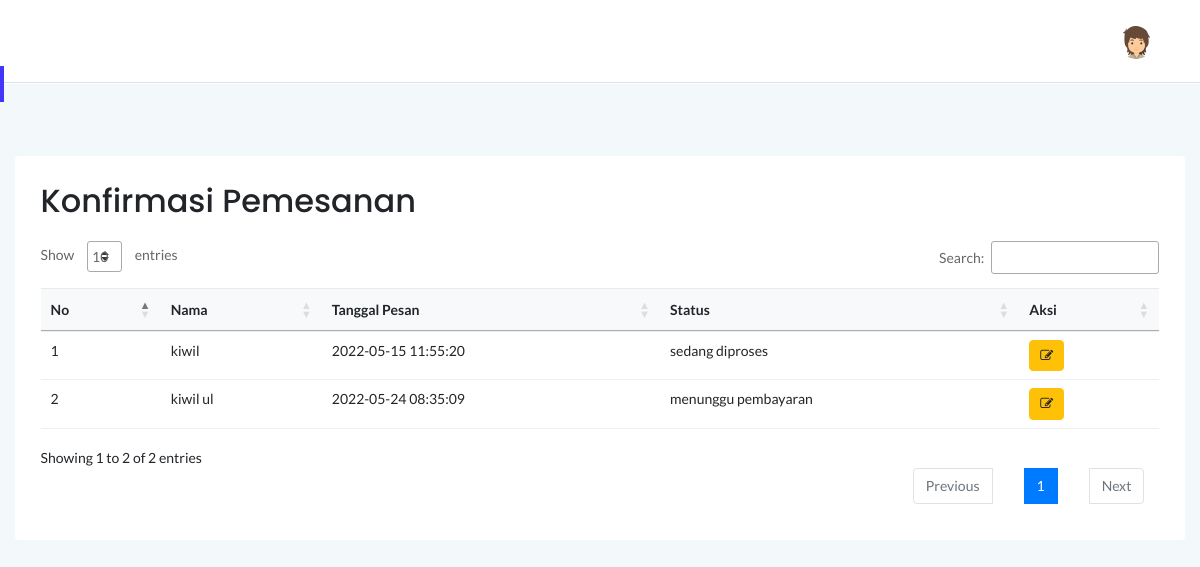
/admin/application/index.php?p=konfirmasi/konfirmasi_pemesanan.php (signed in), run on the app's committed database.
### tables this page shows
CREATE TABLE `pemesanan` (
  `id_pesan` int(11) NOT NULL,
  `id_user` int(11) NOT NULL,
  `id_produk` int(11) NOT NULL,
  `id_bahan` int(11) NOT NULL,
  `id_ukuran` varchar(32) NOT NULL,
  `nama` varchar(50) NOT NULL,
  `email` varchar(20) NOT NULL,
  `telp` varchar(15) NOT NULL,
  `alamat` varchar(50) NOT NULL,
  `kota` varchar(20) NOT NULL,
  `provinsi` varchar(20) NOT NULL,
  `kodepos` int(5) NOT NULL,
  `gambar` varchar(50) NOT NULL,
  `tgl_kirim` timestamp NOT NULL DEFAULT current_timestamp() ON UPDATE current_timestamp(),
  `tgl_selesai` timestamp NOT NULL DEFAULT '0000-00-00 00:00:00',
  `ket` text NOT NULL,
  `status` enum('sedang diproses','sedang dikirim','selesai','menunggu pembayaran') DEFAULT 'menunggu pembayaran',
  `gambar_dp` varchar(50) DEFAULT NULL,
  `gambar_lunas` varchar(50) DEFAULT NULL
);

### admin/application/konfirmasi/konfirmasi_pemesanan.php (the view)
<div class="col-12 mt-5">
<div class="card">
<div class="card-body">
    <h2>Konfirmasi Pemesanan</h2>
    <br>
<table id="dataTable3" class="table">
    <thead class="bg-light">
        <tr class="border-0">
            <th class="card-body">No</th>
            <th class="card-body">Nama</th>
            <th class="card-body">Tanggal Pesan</th>
            <th class="card-body">Status</th>
            <th class="card-body">Aksi</th>
        </tr>
    </thead>
    <tbody>
        <?php
            include '../koneksi.php';
            $tampil = mysqli_query($db, "SELECT * FROM user JOIN pemesanan ON pemesanan.id_user=user.id_user ");
            $no = 1;
            while ($ambil = mysqli_fetch_array($tampil)) {
                $id_pesan = $ambil['id_pesan'];
        ?>
        <tr>
            <td><?php echo $no; ?></td>
            <td><?php echo $ambil['nama']; ?> </td>
            <td><?php echo $ambil['tgl_kirim']; ?> </td>
            <td><?php echo $ambil['status']; ?> </td>
            <td>
                <button class="btn btn-warning btn-xs" onclick="window.location = 'index.php?p=konfirmasi/edit.php&id_pesan=<?php echo $id_pesan; ?>'"> <i class="fa fa-md fa-edit"></i>
                </button>
            </td>
        </tr>
        <?php
        $no++;
    } ?>
    </tbody>
</table>

### admin/assets/css/typography.css (style rules this page uses)
body { font-size: 14px; font-family: 'Lato', sans-serif; }
h1, h2, h3, h4, h5, h6 { margin: 0; font-family: 'Poppins', sans-serif; }
button { cursor: pointer; outline: none!important; letter-spacing: 0; }

### admin/assets/css/default-css.css (style rules this page uses)
* { margin: 0; padding: 0; box-sizing: border-box; }
*, *:before, *:after { -moz-box-sizing: border-box; -webkit-box-sizing: border-box; box-sizing: border-box; }
html { -webkit-font-smoothing: antialiased; }
body { background: #fff; font-weight: normal; -webkit-font-smoothing: antialiased; -webkit-text-size-adjust: 100%; }
:root { --primary-color: #4336FB; }

### admin/assets/css/styles.css (style rules this page uses)
.card { border: none; border-radius: 4px; background-color: #fff; -webkit-transition: all 0.3s ease 0s; transition: all 0.3s ease 0s; }
.card-body { padding: 25.6px; padding: 1.6rem; }
.border-0 { border: none; }
.btn { padding: 11px 17px; font-size: 13px; letter-spacing: 0; }
.btn-xs { padding: 5px 10px; }
table tr th { border-bottom: none; }
table tr th, table tr td { border-top: 1px solid rgba(120, 130, 140, 0.13) !important; }
table.dataTable.no-footer { border-bottom: 1px solid rgba(120, 130, 140, 0.13) !important; }
table.dataTable thead th, table.dataTable thead td { border-bottom-color: transparent; }

### data on the page
pemesanan: nama "kiwil", tgl_kirim "2022-05-15 11:55:20", status "sedang diproses"
pemesanan: nama "kiwil ul", tgl_kirim "2022-05-24 08:35:09", status "menunggu pembayaran"
